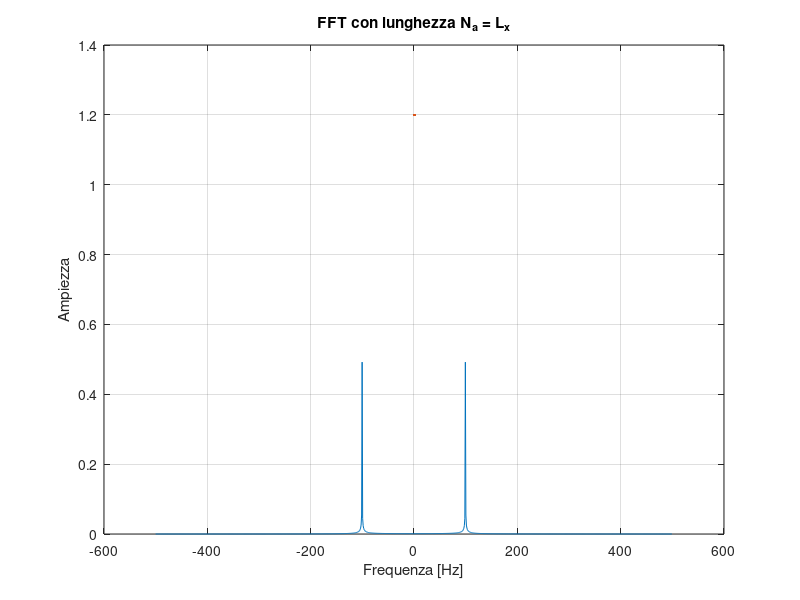
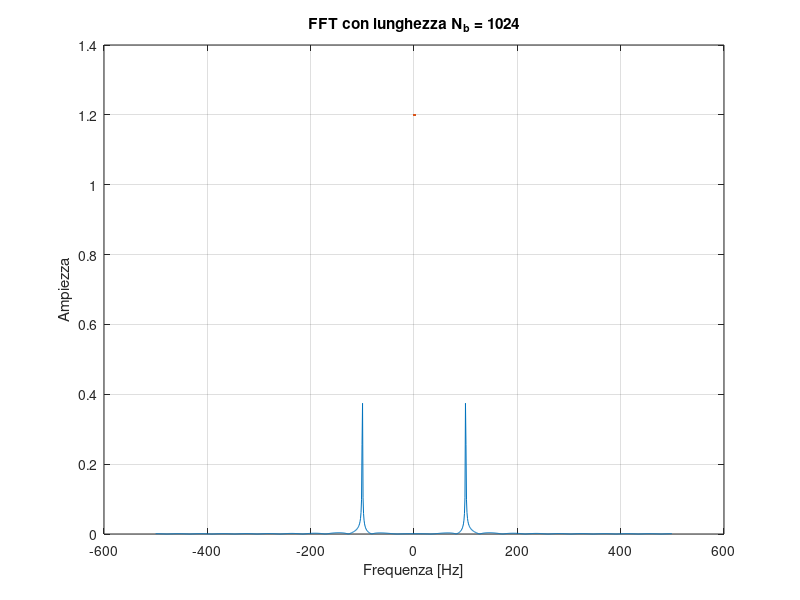
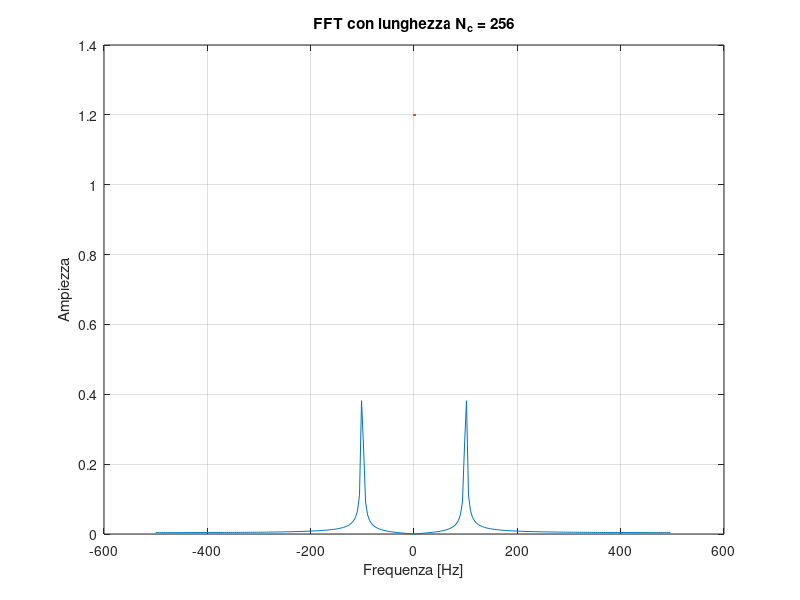
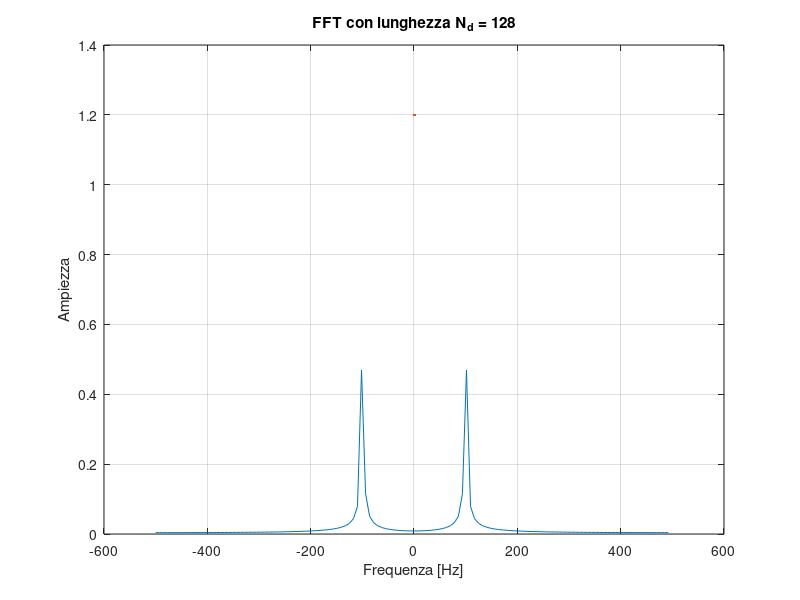

Reproduce these figures in MATLAB, in order.
% Effetto della lunghezza della finestra nel calcolo della trasformata di
% Fourier discrete (DFT) tramite FFT.
%
% M. Scarpiniti (Dip. DIET - Sapienza Università di Roma)

Fs = 1000;     % Frequenza di campionamento
f0 = 100;      % Frequenza della sinusoide
t = 0:1/Fs:1;  % Asse temporale

Na = length(t);  % Prima lughezza della FFT
Nb = 1024;       % Seconda lughezza della FFT
Nc = 256;        % Terza lughezza della FFT
Nd = 128;        % Quarta lughezza della FFT
fa = (-Na/2:Na/2-1)*(Fs/Na);  % Asse delle frequenze corrispondente a Na
fb = (-Nb/2:Nb/2-1)*(Fs/Nb);  
fc = (-Nc/2:Nc/2-1)*(Fs/Nc);
fd = (-Nd/2:Nd/2-1)*(Fs/Nd);

x = cos(2*pi*f0*t);   % Sinusoide

Xa = fft(x, Na);      % FFT su Na punti
Xb = fft(x, Nb);      % FFT su Nb punti
Xc = fft(x, Nc);      % FFT su Nc punti
Xd = fft(x, Nd);      % FFT su Nc punti


% Grafico della FFT su Na punti
figure
plot(fa, abs(fftshift(Xa))/Na, LineWidth=1.2)
grid on
title('FFT con lunghezza N_a = L_x')
xlabel('Frequenza [Hz]')
ylabel('Ampiezza')

% Grafico della FFT su Nb punti
figure
plot(fb, abs(fftshift(Xb))/Nb, LineWidth=1.2)
grid on
title('FFT con lunghezza N_b = 1024')
xlabel('Frequenza [Hz]')
ylabel('Ampiezza')

% Grafico della FFT su Nc punti
figure
plot(fc, abs(fftshift(Xc))/Nc, LineWidth=1.2)
grid on
title('FFT con lunghezza N_c = 256')
xlabel('Frequenza [Hz]')
ylabel('Ampiezza')

% Grafico della FFT su Nd punti
figure
plot(fd, abs(fftshift(Xd))/Nd, LineWidth=1.2)
grid on
title('FFT con lunghezza N_d = 128')
xlabel('Frequenza [Hz]')
ylabel('Ampiezza')
